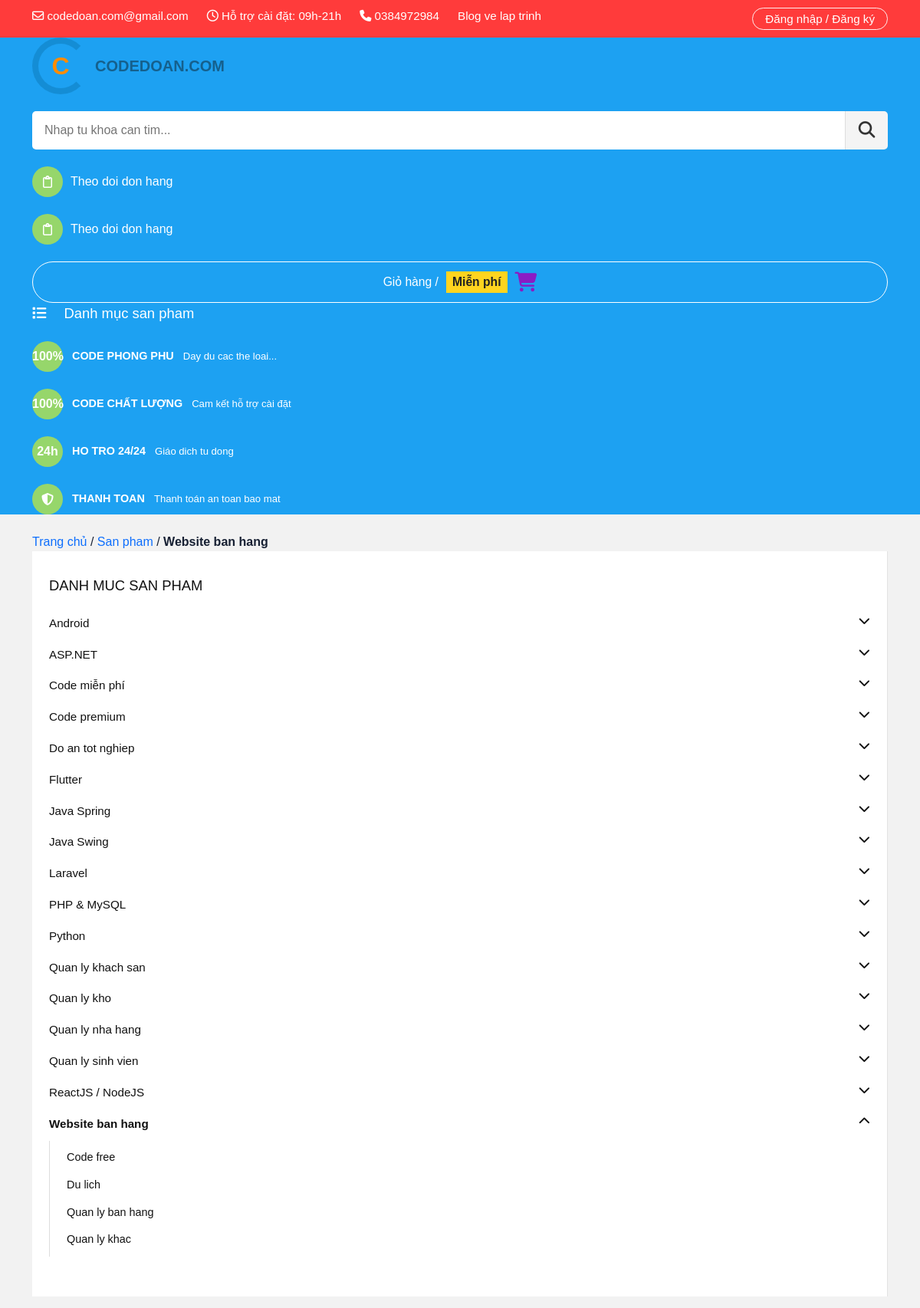
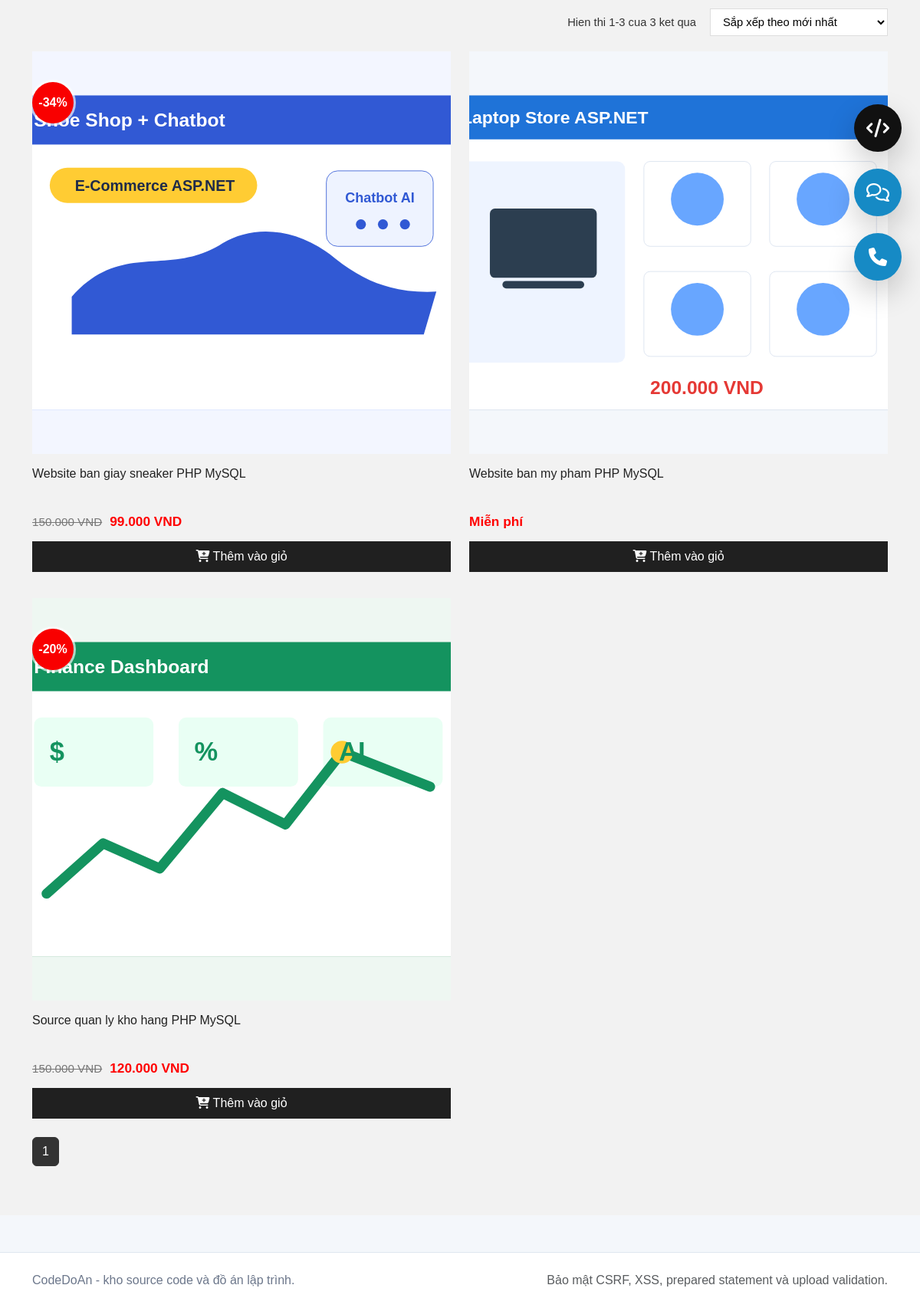
Screenshot of /projects/category.php?id=10 with the database file from the repository (2 pictures, top to bottom).
### tables this page shows
CREATE TABLE categories (
    id INT AUTO_INCREMENT PRIMARY KEY,
    name VARCHAR(100),
    slug VARCHAR(120)
);

CREATE TABLE projects (
    id INT AUTO_INCREMENT PRIMARY KEY,
    user_id INT,
    category_id INT,
    title VARCHAR(255),
    slug VARCHAR(255),
    meta_title VARCHAR(255),
    short_description VARCHAR(255),
    description TEXT,
    tech_stack VARCHAR(255),
    version VARCHAR(50),
    file_size VARCHAR(50),
    demo_link VARCHAR(255),
    video_demo VARCHAR(255),
    install_guide TEXT,
    main_features TEXT,
    views INT DEFAULT 0,
    downloads_count INT DEFAULT 0,
    image VARCHAR(255),
    source_file VARCHAR(255),
    price INT DEFAULT 0,
    sale_price INT DEFAULT 0,
    is_free TINYINT(1) DEFAULT 0,
    tier ENUM('basic','premium','exclusive') DEFAULT 'basic',
    is_featured TINYINT(1) DEFAULT 0,
    is_hot TINYINT(1) DEFAULT 0,
    downloads INT DEFAULT 0,
    status ENUM('pending','approved','rejected','hidden') DEFAULT 'pending',
    created_at TIMESTAMP DEFAULT CURRENT_TIMESTAMP
);

### config.php (called while the page is built, shortened)
<?php
$host = 'localhost';
$user = 'root';
$pass = '';
$db = 'project_share';
$conn = mysqli_connect($host, $user, $pass, $db);
mysqli_set_charset($conn, 'utf8mb4');
function base_url(string $path = ''): string
{
    $documentRoot = str_replace('\\', '/', realpath($_SERVER['DOCUMENT_ROOT'] ?? __DIR__) ?: __DIR__);
    $appRoot = str_replace('\\', '/', __DIR__);
    $base = '/' . trim(str_replace($documentRoot, '', $appRoot), '/');
    $base = $base === '/' ? '' : $base;
    return rtrim($base, '/') . '/' . ltrim($path, '/');
}
function db_query(string $sql, array $params = [], string $types = '')
{
    global $conn;
    if (!$params) {
        return mysqli_query($conn, $sql);
    }
    $stmt = mysqli_prepare($conn, $sql);
    mysqli_stmt_bind_param($stmt, $types, ...$params);
    mysqli_stmt_execute($stmt);
    return mysqli_stmt_get_result($stmt) ?: $stmt;
}
function db_all(string $sql, array $params = [], string $types = ''): array
{
    $result = db_query($sql, $params, $types);
    return $result instanceof mysqli_result ? mysqli_fetch_all($result, MYSQLI_ASSOC) : [];
}
function db_one(string $sql, array $params = [], string $types = ''): ?array
{
    $result = db_query($sql, $params, $types);
    $row = mysqli_fetch_assoc($result);
    return $row ?: null;
}
function e($value): string
{
    return htmlspecialchars((string) $value, ENT_QUOTES, 'UTF-8');
}
function money($value): string
{
    $amount = (int) $value;
    return $amount > 0 ? number_format($amount, 0, ',', '.') . ' VND' : 'Miễn phí';
}
function discount_percent($price, $salePrice): int
{
    $price = (int) $price;
    $salePrice = (int) $salePrice;
    if ($price <= 0 || $salePrice <= 0 || $salePrice >= $price) {
        return 0;
    }
    return (int) round((($price - $salePrice) / $price) * 100);
}
function project_price(array $project): int
{
    $salePrice = (int) ($project['sale_price'] ?? 0);
    $price = (int) ($project['price'] ?? 0);
    return $salePrice > 0 ? $salePrice : $price;
}
function cart_items(): array
{
    return $_SESSION['cart'] ?? [];
}
function cart_total(): int
{
    $cart = cart_items();
    if (!$cart) {
        return 0;
    }
    $total = 0;
    return $total;
}
function current_user(): ?array
{
    return $_SESSION['user'] ?? null;
}
function slugify(string $text): string
{
    $text = function_exists('mb_strtolower') ? mb_strtolower($text, 'UTF-8') : strtolower($text);
    $text = trim($text);
    $text = preg_replace('/[^\p{L}\p{N}]+/u', '-', $text);
    $text = trim($text, '-');
    return $text !== '' ? $text : uniqid('project-');
}

### projects/category.php (the view, shortened to what this page needs)
<?php
require_once dirname(__DIR__) . '/config.php';
$categoryId = (int) ($_GET['id'] ?? 0);
$sort = $_GET['sort'] ?? 'newest';
$page = max(1, (int) ($_GET['page'] ?? 1));
$limit = 12;
$start = ($page - 1) * $limit;
$category = db_one('SELECT * FROM categories WHERE id = ?', [$categoryId], 'i');
$orderBy = match ($sort) {
    'popular' => 'projects.downloads DESC, projects.id DESC',
    'price_asc' => 'final_price ASC, projects.id DESC',
    'price_desc' => 'final_price DESC, projects.id DESC',
    'rating' => 'avg_star DESC, projects.id DESC',
    default => 'projects.id DESC',
};
$total = (int) (db_one(
    "SELECT COUNT(*) AS total FROM projects WHERE status = 'approved' AND category_id = ?",
    [$categoryId],
    'i'
)['total'] ?? 0);
$totalPage = max(1, (int) ceil($total / $limit));
$from = $total ? $start + 1 : 0;
$to = min($start + $limit, $total);
$projects = db_all(
    "SELECT projects.*, users.name,
        COALESCE(AVG(ratings.star), 0) AS avg_star,
        COUNT(DISTINCT bookmarks.id) AS bookmark_count,
        CASE
            WHEN projects.sale_price > 0 THEN projects.sale_price
            WHEN projects.price > 0 THEN projects.price
            ELSE 0
        END AS final_price
     FROM projects
     JOIN users ON users.id = projects.user_id
     LEFT JOIN ratings ON ratings.project_id = projects.id
     LEFT JOIN bookmarks ON bookmarks.project_id = projects.id
     WHERE projects.status = 'approved' AND projects.category_id = ?
     GROUP BY projects.id
     ORDER BY $orderBy
     LIMIT ?, ?",
    [$categoryId, $start, $limit],
    'iii'
);
$categories = db_all(
    "SELECT categories.*, COUNT(projects.id) AS project_count
     FROM categories
     LEFT JOIN projects ON projects.category_id = categories.id AND projects.status = 'approved'
     GROUP BY categories.id
     ORDER BY categories.name"
);
?>
<?php include dirname(__DIR__) . '/includes/header.php'; ?>
<header class="codedoan-header">
    <div class="codedoan-top">
        <div class="container d-flex flex-column flex-lg-row justify-content-between gap-2">
            <div class="d-flex flex-wrap gap-4">
                <span><i class="fa-regular fa-envelope"></i> codedoan.com@gmail.com</span>
                <span><i class="fa-regular fa-clock"></i> Hỗ trợ cài đặt: 09h-21h</span>
                <span><i class="fa-solid fa-phone"></i> 0384972984</span>
                <a href="<?php echo e(base_url('index.php')); ?>">Blog ve lap trinh</a>
            </div>
            <a class="login-pill" href="<?php echo e(current_user() ? base_url('auth/profile.php') : base_url('auth/login.php')); ?>">
                <?php echo current_user() ? e(current_user()['name']) : 'Đăng nhập / Đăng ký'; ?>
            </a>
        </div>
    </div>
    <div class="codedoan-main">
        <div class="container">
            <div class="codedoan-main-row">
                <a class="codedoan-logo" href="<?php echo e(base_url('index.php')); ?>">
                    <span class="logo-mark">C</span>
                    <span>CODEDOAN.COM</span>
                </a>
                <form action="<?php echo e(base_url('projects/search.php')); ?>" method="GET" class="codedoan-search">
                    <input type="text" name="keyword" placeholder="Nhap tu khoa can tim..." value="<?php echo e($_GET['keyword'] ?? ''); ?>">
                    <button><i class="fa-solid fa-magnifying-glass"></i></button>
                </form>
                <a class="header-action" href="<?php echo e(base_url('shop/orders.php')); ?>">
                    <span><i class="fa-regular fa-clipboard"></i></span>
                    Theo doi don hang
                </a>
                <a class="header-action" href="<?php echo e(base_url('shop/orders.php')); ?>">
                    <span><i class="fa-regular fa-clipboard"></i></span>
                    Theo doi don hang
                </a>
                <a class="cart-pill" href="<?php echo e(base_url('shop/cart.php')); ?>">
                    <span>Giỏ hàng /</span>
                    <strong><?php echo money(cart_total()); ?></strong>
                    <i class="fa-solid fa-cart-shopping"></i>
                </a>
            </div>
            <div class="codedoan-service-row">
                <a class="category-trigger" href="#shop-sidebar"><i class="fa-solid fa-list"></i> Danh mục san pham</a>
                <div class="service-mini"><span>100%</span><b>CODE PHONG PHU</b><em>Day du cac the loai...</em></div>
                <div class="service-mini"><span>100%</span><b>CODE CHẤT LƯỢNG</b><em>Cam kết hỗ trợ cài đặt</em></div>
                <div class="service-mini"><span>24h</span><b>HO TRO 24/24</b><em>Giáo dich tu dong</em></div>
                <div class="service-mini"><span><i class="fa-solid fa-shield-halved"></i></span><b>THANH TOAN</b><em>Thanh toán an toan bao mat</em></div>
            </div>
        </div>
    </div>
</header>
<main class="codedoan-page">
    <div class="container">
        <div class="shop-breadcrumb">
            <a href="<?php echo e(base_url('index.php')); ?>">Trang chủ</a>
            <span>/</span>
            <a href="<?php echo e(base_url('index.php')); ?>">San pham</a>
            <span>/</span>
            <strong><?php echo e($category['name']); ?></strong>
        </div>
        <div class="codedoan-layout">
            <aside class="codedoan-sidebar" id="shop-sidebar">
                <h3>DANH MUC SAN PHAM</h3>
                <?php foreach ($categories as $cat) { ?>
                    <div class="sidebar-group <?php echo (int) $cat['id'] === $categoryId ? 'open' : ''; ?>">
                        <a class="sidebar-main-link" href="<?php echo e(base_url('projects/category.php?id=' . (int) $cat['id'] . '&slug=' . slugify($cat['name']))); ?>">
                            <?php echo e($cat['name']); ?>
                            <i class="fa-solid fa-chevron-<?php echo (int) $cat['id'] === $categoryId ? 'up' : 'down'; ?>"></i>
                        </a>
                        <?php if ((int) $cat['id'] === $categoryId) { ?>
                            <div class="sidebar-sub">
                                <a href="<?php echo e(base_url('projects/category.php?id=' . (int) $categoryId . '&sort=newest')); ?>">Code free</a>
                                <a href="<?php echo e(base_url('projects/category.php?id=' . (int) $categoryId . '&sort=popular')); ?>">Du lich</a>
                                <a href="<?php echo e(base_url('projects/category.php?id=' . (int) $categoryId . '&sort=price_desc')); ?>">Quan ly ban hang</a>
                                <a href="<?php echo e(base_url('projects/category.php?id=' . (int) $categoryId . '&sort=rating')); ?>">Quan ly khac</a>
                            </div>
                        <?php } ?>
                    </div>
                <?php } ?>
            </aside>
            <section class="codedoan-products">
                <div class="codedoan-toolbar">
                    <span>Hien thi <?php echo $from; ?>-<?php echo $to; ?> cua <?php echo $total; ?> ket qua</span>
                    <form method="GET">
                        <select name="sort" onchange="this.form.submit()">
                            <option value="newest" <?php echo $sort === 'newest' ? 'selected' : ''; ?>>Sắp xếp theo mới nhất</option>
                        </select>
                    </form>
                </div>
                <div class="codedoan-grid">
                    <?php foreach ($projects as $row) {
                        $discount = discount_percent($row['price'], $row['sale_price']);
                        $finalPrice = project_price($row);
                    ?>
                        <article class="codedoan-card">
                            <a class="codedoan-thumb" href="<?php echo e(base_url('projects/detail.php?id=' . (int) $row['id'] . '&slug=' . $row['slug'])); ?>">
                                <?php if ($discount > 0) { ?><span>-<?php echo $discount; ?>%</span><?php } ?>
                                <img src="<?php echo e(base_url('uploads/images/' . $row['image'])); ?>" alt="<?php echo e($row['title']); ?>">
                            </a>
                            <a class="codedoan-title" href="<?php echo e(base_url('projects/detail.php?id=' . (int) $row['id'] . '&slug=' . $row['slug'])); ?>">
                                <?php echo e($row['title']); ?>
                            </a>
                            <div class="codedoan-price">
                                <?php if ((int) $row['price'] > 0 && (int) $row['sale_price'] > 0 && (int) $row['sale_price'] < (int) $row['price']) { ?>
                                    <del><?php echo money($row['price']); ?></del>
                                <?php } ?>
                                <strong><?php echo money($finalPrice); ?></strong>
                            </div>
                            <form method="POST" action="<?php echo e(base_url('shop/cart_action.php')); ?>">
                                <button><i class="fa-solid fa-cart-plus"></i> Thêm vào giỏ</button>
                            </form>
                        </article>
                    <?php } ?>
                </div>
                <nav class="mt-4">
                    <ul class="pagination shop-pagination">
                        <?php for ($i = 1; $i <= $totalPage; $i++) { ?>
                            <li class="page-item <?php echo $i === $page ? 'active' : ''; ?>">
                                <a class="page-link" href="<?php echo e(base_url('projects/category.php?id=' . (int) $categoryId . '&sort=' . $sort . '&page=' . $i)); ?>"><?php echo $i; ?></a>
                            </li>
                        <?php } ?>
                    </ul>
                </nav>
            </section>
        </div>
    </div>
</main>
<div class="floating-tools">
    <button title="Code"><i class="fa-solid fa-code"></i></button>
    <a href="<?php echo e(base_url('index.php')); ?>" title="Chat"><i class="fa-regular fa-comments"></i></a>
    <a href="tel:0384972984" title="Call"><i class="fa-solid fa-phone"></i></a>
</div>
<?php include dirname(__DIR__) . '/includes/footer.php'; ?>

### rows the page displays
categories: name "Website ban hang"
categories: name "Android"
categories: name "ASP.NET"
categories: name "Code miễn phí"
categories: name "Code premium"
categories: name "Do an tot nghiep"
categories: name "Flutter"
categories: name "Java Spring"
categories: name "Java Swing"
categories: name "Laravel"
categories: name "PHP & MySQL"
categories: name "Python"
categories: name "Quan ly khach san"
categories: name "Quan ly kho"
categories: name "Quan ly nha hang"
categories: name "Quan ly sinh vien"
categories: name "ReactJS / NodeJS"
projects: discount "34", image (picture), title "Website ban giay sneaker PHP MySQL", price "150.000 VND", sale_price "99.000 VND"
projects: image (picture), title "Website ban my pham PHP MySQL", money($finalPrice) "Miễn phí"
projects: discount "20", image (picture), title "Source quan ly kho hang PHP MySQL", price "150.000 VND", sale_price "120.000 VND"

### other values shown
money(cart_total()) "Miễn phí"
$from "1"
$to "3"
$total "3"
